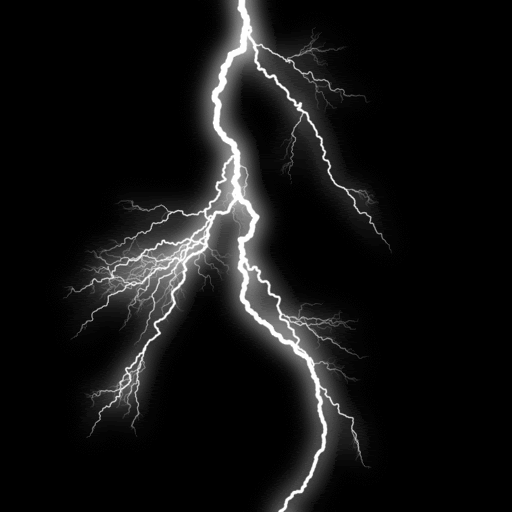
#> input picture inputs/lightning-1.png, 512 x 512 px, given in place of lightning-3.png, which was not available
$ python task1.5.py   (older library calls are emulated)
#> lines starting #> are read from the running program, lines starting #| are printed output that depends on the picture; after the words box and inside, x2 and y2 are one past the last pixel; in counts of white or black regions, pixels touching at a corner belong together; long printed decimals are rounded; pictures that were not available may be replaced by others from this repository, and a replacement may not be noted
# -*- coding: utf-8 -*-
"""
Created on Sat Nov 25 13:40:33 2017

@author: mayes
"""

import numpy as np
import scipy.misc as msc
import scipy.ndimage as img
import matplotlib.pyplot as plt

FIG_COUNT = 0

def foreground2BinImg(f):
    d = img.filters.gaussian_filter(f, sigma=0.50, mode='reflect') - \
    img.filters.gaussian_filter(f, sigma=1.00, mode='reflect')
    d = np.abs(d)
    m = d.max()
#> m = 60.29
    d[d< 0.1*m] = 0
    d[d>=0.1*m] = 1
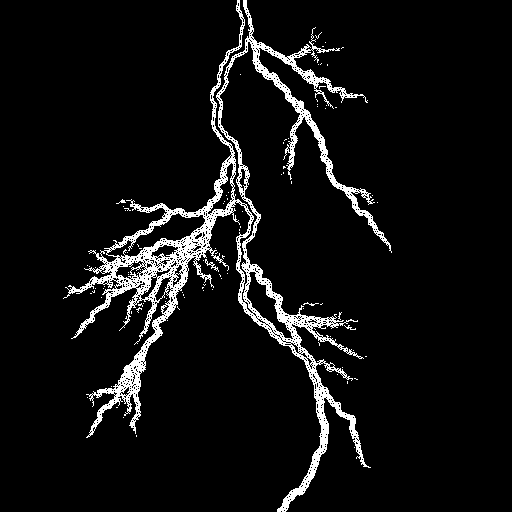
#> d: shape (512, 512) float64; values 0 (black) and 1 (white), 6.4% white in thin lines or dots, all inside (x1, y1, x2, y2) = (63, 0, 392, 512)
    return img.morphology.binary_closing(d)
#> returned value: shape (512, 512) bool; 7.6% white; 43 white regions (42 under 20 px), largest, box (x1, y1, x2, y2) and area: (63, 1, 392, 511) 19894

def countN(img, s):
    count = 0
    width, height = img.shape
    for i in range(1, int(1/s) + 1):
        for j in range(1, int(1/s) + 1):
            startRow = int((i - 1) * s * height)
            endRow = int((i * s * height))
            startColumn = int((j - 1) * s * width)
            endColumn = int((j * s * width))
            if(np.any(img[startRow : endRow , startColumn : endColumn])):
                count = count + 1
    return count

def fractalDimension(img, fig):
    f = msc.imread(imgName+'.png', flatten=True).astype(np.float)
    g = foreground2BinImg(f)
    plt.figure(fig)
    plt.imshow(g, cmap="binary")
    ni = []
    si = []
    for i in range(1,8):
        s = 1 / float(2**i)
        n = countN(g,s)
        ni.append(n)
        si.append(s)
#> this loop made 7 passes
#> n on passes 1 to 7: 4, 12, 32, 94, 254, 716, 2063
#> after the loop, ni = [4, 12, 32, 94, 254, 716, 2063]; si = [0.5, 0.25, 0.125, 0.0625, 0.0312, 0.0156, 0.00781]

    ni = np.asarray(ni)
    si = np.asarray(si)
    print(ni)
#| [   4   12   32   94  254  716 2063]
    print(si)
#| [0.5       0.25      0.125     0.0625    0.03125   0.01562  0.007812]

    y = np.log(ni)
#> y = [1.39, 2.48, 3.47, 4.54, 5.54, 6.57, 7.63]
    x = np.log(1/si)
#> x = [0.693, 1.39, 2.08, 2.77, 3.47, 4.16, 4.85]

    plt.figure(fig+1)
    plt.plot(x,y,'ks')

    X = np.vstack((x, np.ones((x.shape), dtype=x.dtype)))
    X = X.T
#> X = [[0.693, 1], [1.39, 1], [2.08, 1], [2.77, 1], [3.47, 1], [4.16, 1], [4.85, 1]]
    w = np.dot(np.linalg.inv(np.dot(X.T, X)), np.dot(X.T,y))
#> w = [1.49, 0.377]

    xl = np.linspace(0,5)
    yl = w[1] + (w[0] * xl)
#> yl = 50 values from 0.377 to 7.84
    plt.plot(xl,yl)
    plt.show()
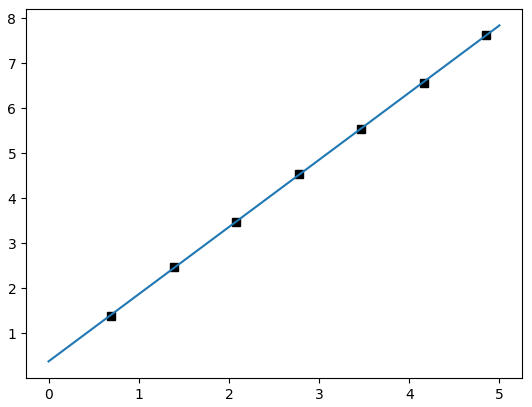
#> figure drawn by matplotlib, 1 panel; curve peaks at x = 5, y = 7.84

    return w[0]


imgName = 'lightning-3'
D1 = fractalDimension(imgName, 1)
#> D1 = 1.49
print(D1)
#| 1.493
imgName = 'tree-2'
D2 = fractalDimension(imgName, 3)
#> call 2 of fractalDimension, with img = 'tree-2', fig = 3
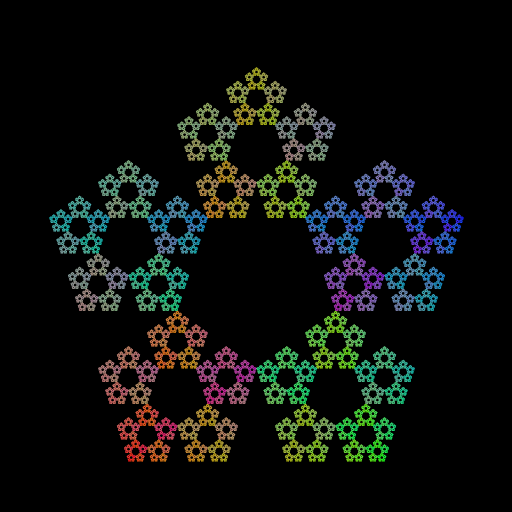
#> input picture inputs/pattern.png, 512 x 512 px, given in place of tree-2.png, which was not available
#> in foreground2BinImg (call 2), `d[d< 0.1*m] = 0`: d: shape (512, 512) float64; min 0, max 54.98, mean 3.6
#> in foreground2BinImg (call 2), `d[d>=0.1*m] = 1`: d: shape (512, 512) float64; values 0 (black) and 1 (white), 19.1% white; 1 white region, box (x1, y1, x2, y2) and area: (48, 66, 464, 463) 50132
#> in foreground2BinImg (call 2), `return img.morphology.binary_closing(d)`: returned value: shape (512, 512) bool; 21.7% white; 1 white region, box (x1, y1, x2, y2) and area: (48, 66, 464, 463) 56933
#> the loop in fractalDimension (call 2), `for i in range(1,8):` made 7 passes
#> n on passes 1 to 7: 4, 14, 40, 118, 372, 1280, 4417
#> after the loop in fractalDimension (call 2), `for i in range(1,8):`: ni = [4, 14, 40, 118, 372, 1280, 4417]
#| [   4   14   40  118  372 1280 4417]
#| [0.5       0.25      0.125     0.0625    0.03125   0.01562  0.007812]
#> in fractalDimension (call 2), `y = np.log(ni)`: y = [1.39, 2.64, 3.69, 4.77, 5.92, 7.15, 8.39]
#> in fractalDimension (call 2), `w = np.dot(np.linalg.inv(np.dot(X.T, X)), np.dot(X.T,y))`: w = [1.66, 0.239]
#> in fractalDimension (call 2), `yl = w[1] + (w[0] * xl)`: yl = 50 values from 0.239 to 8.56
#> D2 = 1.66
print(D2)
#| 1.663
imgName = 'pattern'
D3 = fractalDimension(imgName, 5)
#| [   4   14   40  118  372 1280 4417]
#| [0.5       0.25      0.125     0.0625    0.03125   0.01562  0.007812]
#> D3 = 1.66
print(D3)
#| 1.663
imgName = 'cat'
D4 = fractalDimension(imgName, 7)
#> call 4 of fractalDimension, with img = 'cat', fig = 7
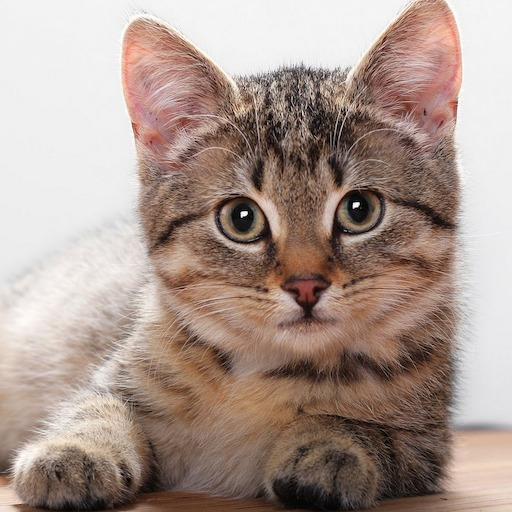
#> input picture inputs/cat.png, 512 x 512 px, found by its file name
#> in foreground2BinImg (call 4), `d = np.abs(d)`:
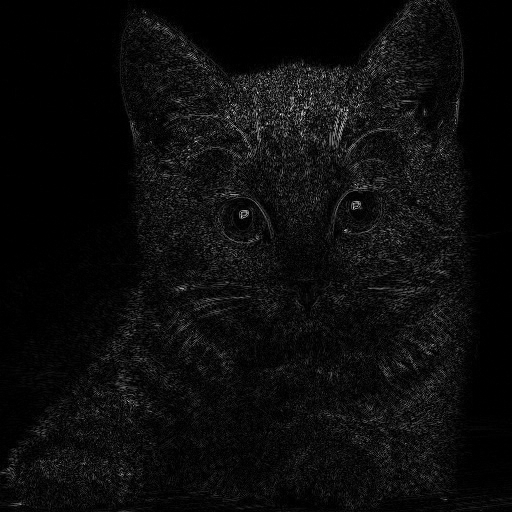
#> d: shape (512, 512) float64; min 0, max 71.95, mean 3.6; drawn with min black and max white
#> in foreground2BinImg (call 4), `m = d.max()`: m = 71.95
#> in foreground2BinImg (call 4), `d[d>=0.1*m] = 1`:
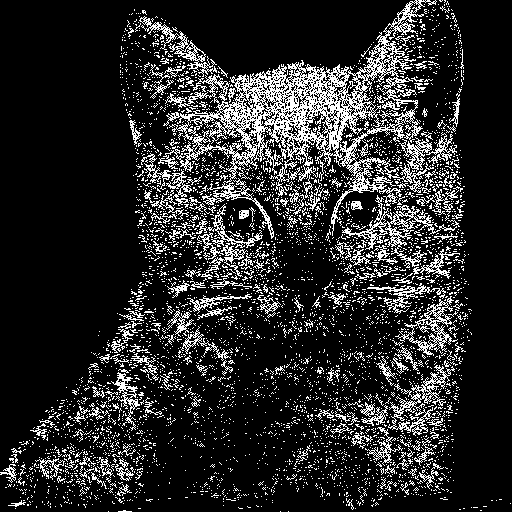
#> d: shape (512, 512) float64; values 0 (black) and 1 (white), 16.2% white in thin lines or dots
#> in foreground2BinImg (call 4), `return img.morphology.binary_closing(d)`:
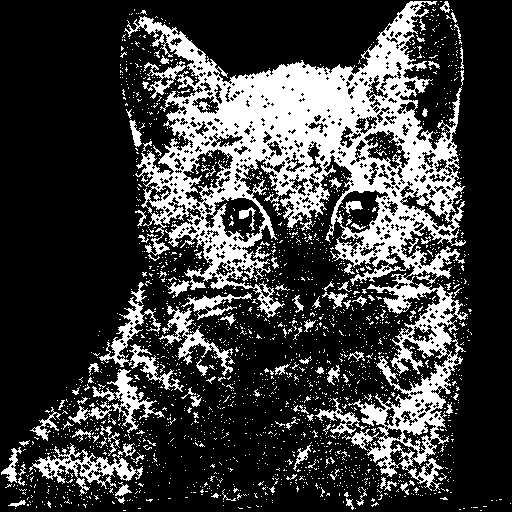
#> returned value: shape (512, 512) bool; 24.4% white; 2157 white regions (2043 under 20 px), largest, box (x1, y1, x2, y2) and area: (124, 1, 468, 491) 46213, (29, 443, 143, 496) 1736, (159, 305, 235, 376) 1167
#> the loop in fractalDimension (call 4), `for i in range(1,8):` made 7 passes
#> n on passes 1 to 7: 4, 15, 56, 192, 710, 2535, 8399
#> after the loop in fractalDimension (call 4), `for i in range(1,8):`: ni = [4, 15, 56, 192, 710, 2535, 8399]
#| [   4   15   56  192  710 2535 8399]
#| [0.5       0.25      0.125     0.0625    0.03125   0.01562  0.007812]
#> in fractalDimension (call 4), `y = np.log(ni)`: y = [1.39, 2.71, 4.03, 5.26, 6.57, 7.84, 9.04]
#> in fractalDimension (call 4), `w = np.dot(np.linalg.inv(np.dot(X.T, X)), np.dot(X.T,y))`: w = [1.84, 0.153]
#> in fractalDimension (call 4), `yl = w[1] + (w[0] * xl)`: yl = 50 values from 0.153 to 9.36
#> D4 = 1.84
print(D4)
#| 1.842
